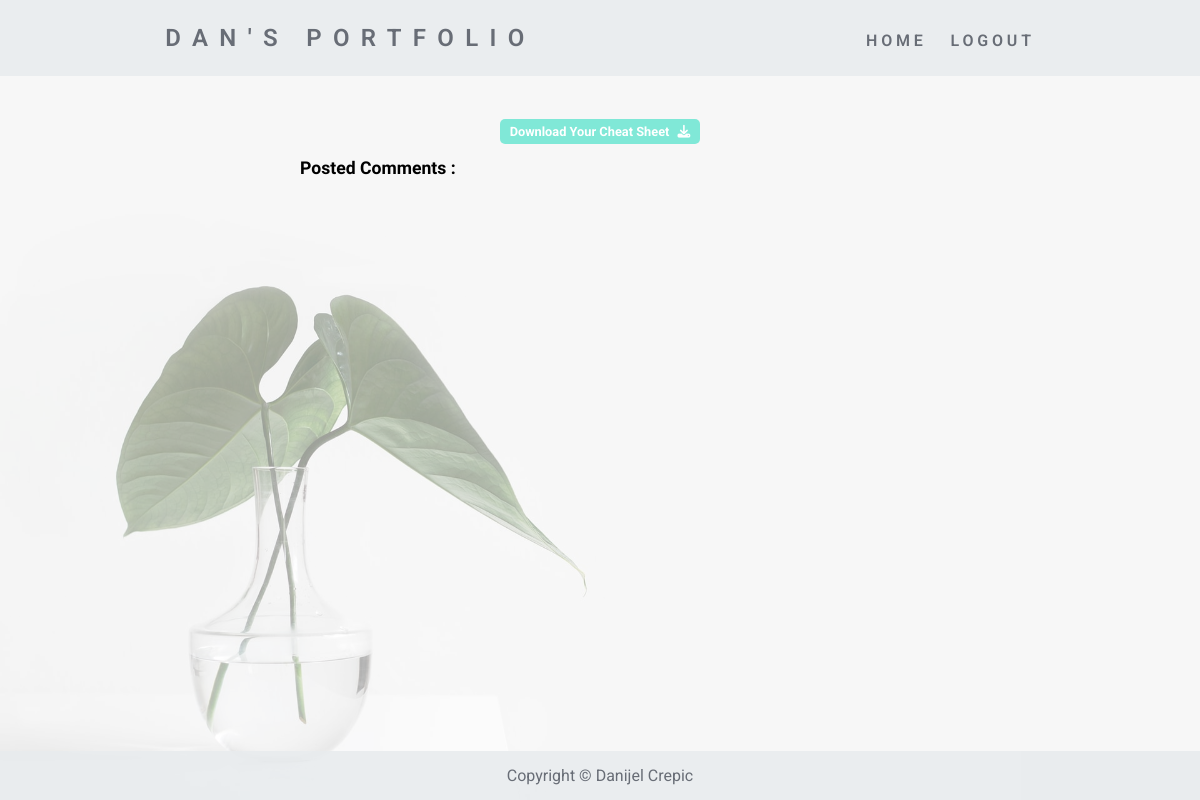
The app's page /show-post?post_id=2 (signed in), older data.
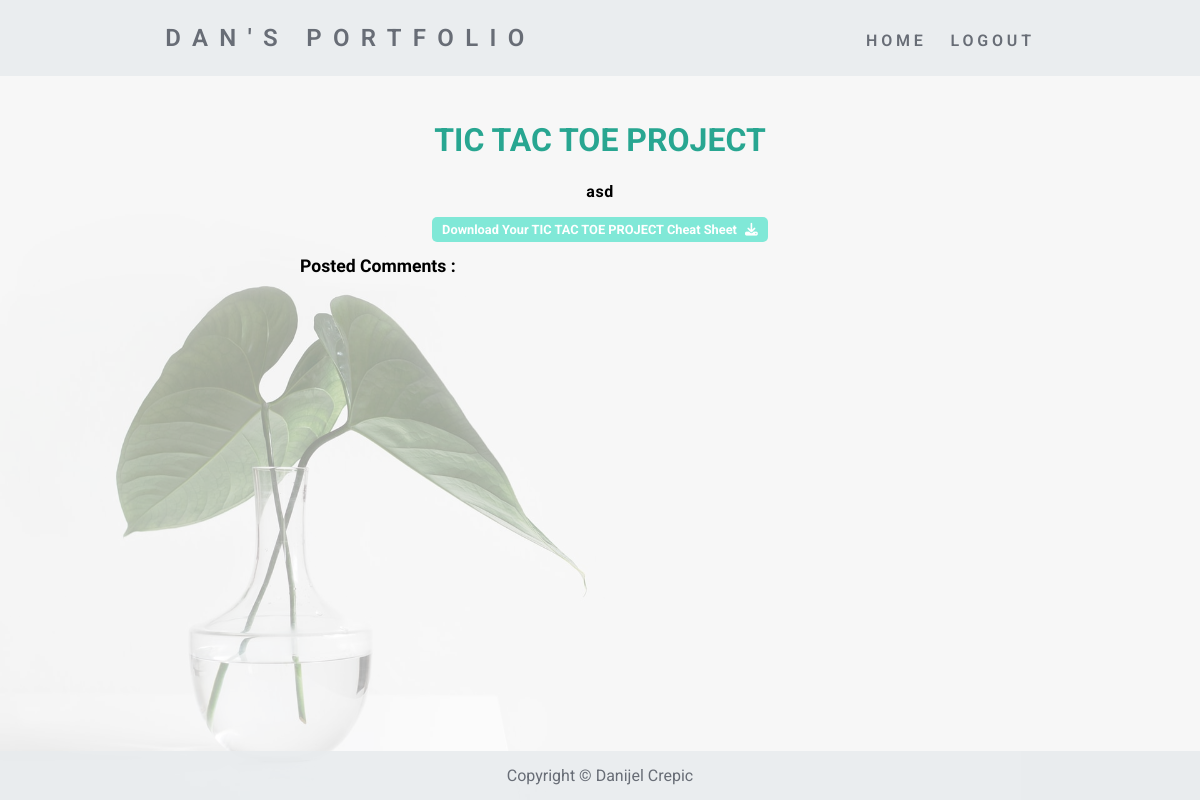
The same page, newer data.
### main.py (models this page shows)
class Posts(db.Model):
    __tablename__ = "posted_blogs"
    id = db.Column(db.Integer, primary_key=True)
    post_title = db.Column(db.String(250), nullable=False)
    post_body = db.Column(db.String(5000), nullable=False)
    date = db.Column(db.String(250), nullable=False)
    author_id = db.Column(db.Integer, db.ForeignKey("users.id"))
    author = relationship("Users", back_populates="posts")
    comments = relationship("Comments", back_populates="post")

### main.py (the view, shortened to what this page needs)
@app.route('/show-post', methods=["GET", "POST"])
@login_required
def show_post():
    post_to_display = Posts.query.get(request.args.get("post_id"))
    comments = Comments.query.all()
    comments_to_display = [comment for comment in comments if comment.posted_blog_id == post_to_display.id]
    return render_template("show-post.html", post=post_to_display, comments=comments_to_display, current_user=current_user)

### main.py (called while the page is built)
@login_manager.user_loader
def load_user(user_id):
    return Users.query.get(int(user_id))

### templates/show-post.html (shortened to what this page needs)
{% extends "base.html" %}
{% block content %}
<div class="container container-post">
    <div class="posts-container">
        <h1>{{ post.post_title }}</h1>
        <p class="post-content">
            {{ post.post_body|safe }}
        </p>
        {% if post.id != 1 %}
        <a href="{{ url_for('download', file_title=post.post_title) }}" target="_blank" class="email-content">
            Download Your {{ post.post_title }} Cheat Sheet <i class="fas fa-download"></i>
        </a>
        {% endif %}
        <p class="posted-comments-title">Posted Comments :</p>
    </div>
</div>
{% endblock %}

Row changes from the older to the newer data that the page shows:
added Posts: post_title "TIC TAC TOE PROJECT", post_body "asd"
